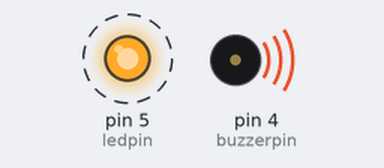
Recording of a sketch running on a simulated Arduino Uno, built with avr-gcc and run on an emulated ATmega328P. Parts: output pins drawn as LEDs (lit = HIGH), buzzer (waves = sounding, pin HIGH). Dashed ring = blinking.

Above: at 0.5 s.
Timing chart, 0 to 4.6 s (numbered marks = the images above):
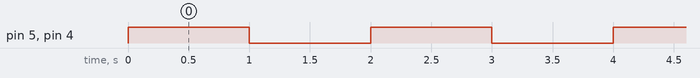

Measured:
- by itself, pin 5 (ledpin), pin 4 (buzzerpin): alternates HIGH for 1.0 s and LOW for 1.0 s

The sketch:

NguyenM_CSCI3511_Lab14ActiveBuzzer.ino
```cpp
int buzzerpin = 4;
int ledpin = 5;

void setup() {
  // put your setup code here, to run once:
  pinMode(buzzerpin, OUTPUT);
  pinMode(ledpin, OUTPUT);
}

void loop() {
  // put your main code here, to run repeatedly:
  digitalWrite(buzzerpin, HIGH);
  digitalWrite(ledpin, HIGH);
  delay(1000);
  digitalWrite(buzzerpin, LOW);
  digitalWrite(ledpin, LOW);
  delay(1000);


}
```
